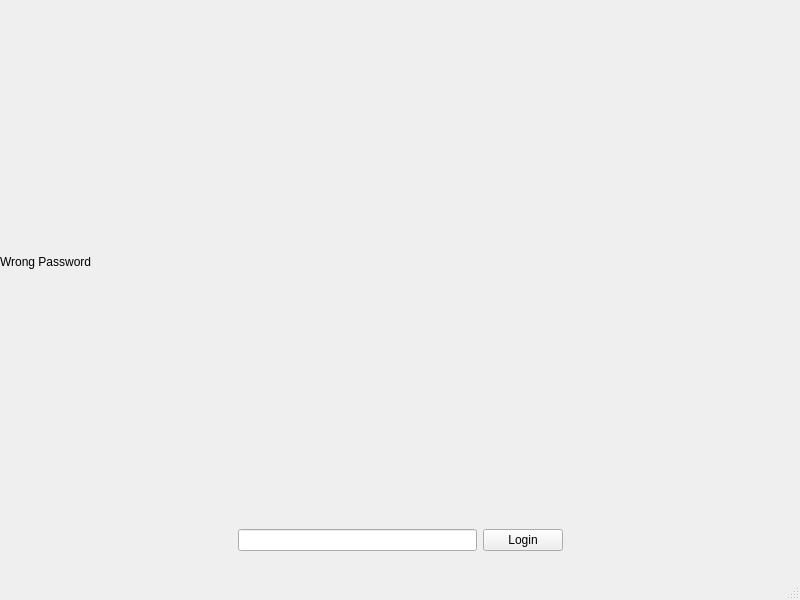
<?xml version="1.0" encoding="UTF-8"?>
<ui version="4.0">
 <class>MainWindow</class>
 <widget class="QMainWindow" name="MainWindow">
  <property name="geometry">
   <rect>
    <x>0</x>
    <y>0</y>
    <width>800</width>
    <height>600</height>
   </rect>
  </property>
  <property name="windowTitle">
   <string>Passwords</string>
  </property>
  <widget class="QWidget" name="centralwidget">
   <widget class="QStackedWidget" name="stackedWidget">
    <property name="geometry">
     <rect>
      <x>0</x>
      <y>0</y>
      <width>791</width>
      <height>551</height>
     </rect>
    </property>
    <widget class="QWidget" name="page">
     <widget class="QWidget" name="verticalLayoutWidget">
      <property name="geometry">
       <rect>
        <x>0</x>
        <y>0</y>
        <width>801</width>
        <height>551</height>
       </rect>
      </property>
      <layout class="QVBoxLayout" name="verticalLayout" stretch="0,0">
       <item>
        <widget class="QLabel" name="label">
         <property name="enabled">
          <bool>true</bool>
         </property>
         <property name="font">
          <font>
           <family>Arial</family>
          </font>
         </property>
         <property name="text">
          <string>Wrong Password</string>
         </property>
        </widget>
       </item>
       <item>
        <layout class="QHBoxLayout" name="horizontalLayout_2">
         <property name="spacing">
          <number>-1</number>
         </property>
         <property name="topMargin">
          <number>0</number>
         </property>
         <property name="bottomMargin">
          <number>0</number>
         </property>
         <item>
          <spacer name="horizontalSpacer_3">
           <property name="orientation">
            <enum>Qt::Orientation::Horizontal</enum>
           </property>
           <property name="sizeHint" stdset="0">
            <size>
             <width>40</width>
             <height>20</height>
            </size>
           </property>
          </spacer>
         </item>
         <item>
          <widget class="QLineEdit" name="lineEdit_2">
           <property name="echoMode">
            <enum>QLineEdit::EchoMode::Password</enum>
           </property>
          </widget>
         </item>
         <item>
          <widget class="QPushButton" name="pushButton_2">
           <property name="text">
            <string>Login</string>
           </property>
           <property name="icon">
            <iconset theme="QIcon::ThemeIcon::DialogPassword"/>
           </property>
          </widget>
         </item>
         <item>
          <spacer name="horizontalSpacer_4">
           <property name="orientation">
            <enum>Qt::Orientation::Horizontal</enum>
           </property>
           <property name="sizeHint" stdset="0">
            <size>
             <width>40</width>
             <height>20</height>
            </size>
           </property>
          </spacer>
         </item>
        </layout>
       </item>
      </layout>
     </widget>
    </widget>
    <widget class="QWidget" name="page_2">
     <widget class="QListView" name="listView">
      <property name="geometry">
       <rect>
        <x>270</x>
        <y>250</y>
        <width>256</width>
        <height>192</height>
       </rect>
      </property>
     </widget>
     <widget class="QLabel" name="label_2">
      <property name="geometry">
       <rect>
        <x>350</x>
        <y>190</y>
        <width>91</width>
        <height>16</height>
       </rect>
      </property>
      <property name="text">
       <string>Passwords</string>
      </property>
     </widget>
    </widget>
   </widget>
  </widget>
  <widget class="QMenuBar" name="menubar">
   <property name="geometry">
    <rect>
     <x>0</x>
     <y>0</y>
     <width>800</width>
     <height>24</height>
    </rect>
   </property>
  </widget>
  <widget class="QStatusBar" name="statusbar"/>
 </widget>
 <resources/>
 <connections/>
</ui>
